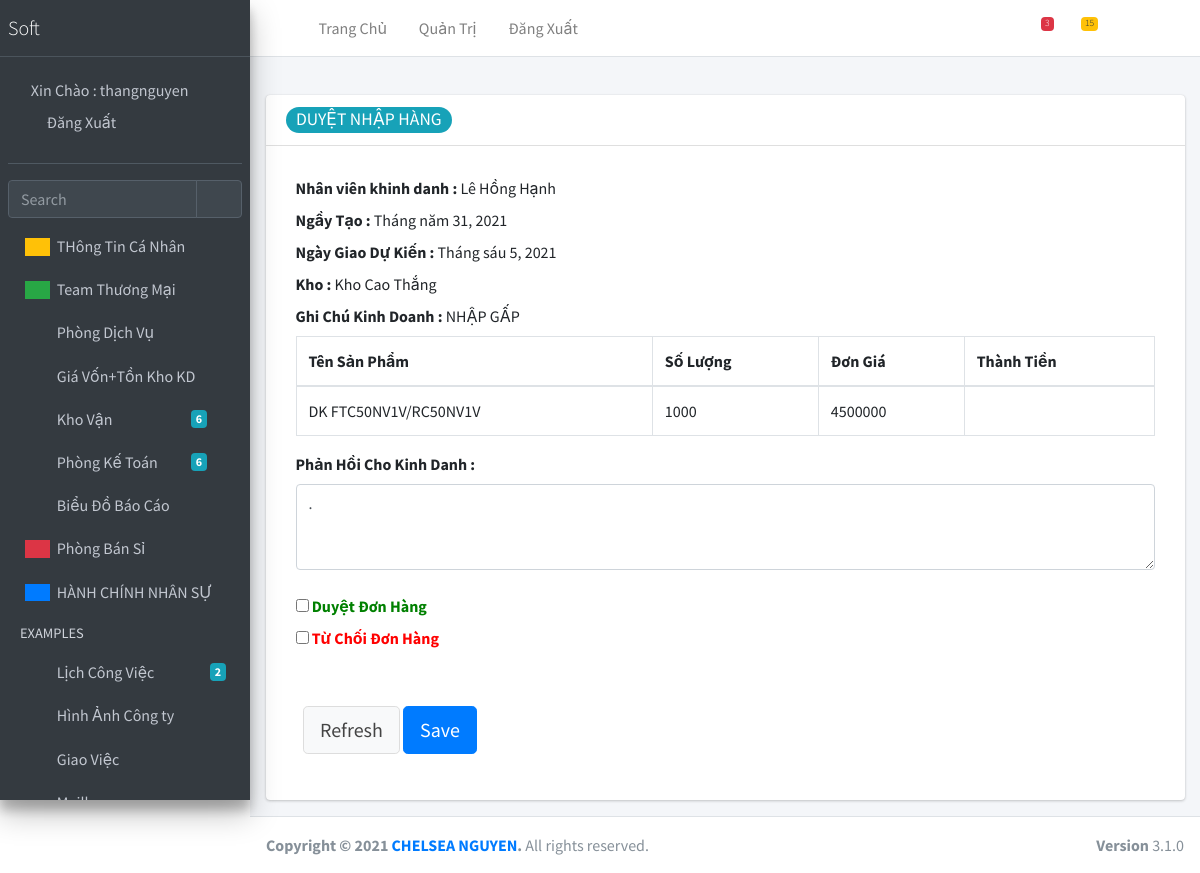
The app's page /duyet-nhap-hang/2 (signed in) with its own data.
### khovan/models.py (models this page shows, shortened)
class Phieunhaphang(models.Model):
    code  =  models.CharField(max_length=200,blank=False,null=False,verbose_name='Barcode',unique=True)
    nhacungcap  =  models.ForeignKey(Nhacungcap, on_delete = models.CASCADE, verbose_name='Nhà cung cấp' )
    noidung = models.JSONField(blank=False,null=False,verbose_name='Nội Dung ')
    username = models.ForeignKey(User, on_delete=models.CASCADE, verbose_name='Tài Khoản')
    nhanvien =  models.CharField(max_length=200,blank=True,null=True,verbose_name='Tên Kinh doanh(không  điền trường này)')
    kho = models.ForeignKey(Khohang, on_delete=models.CASCADE, verbose_name='Kho')
    tinhtrang = models.BooleanField(verbose_name='Duyệt')
    tuchoi = models.BooleanField(verbose_name='Từ Chối')
    thoigiantao = models.DateField()
    thoigiannhanhang = models.DateField()
    ghichu = models.CharField(default=".",max_length=200,blank=False,null=False,verbose_name='Ghi Chú  ')
    phanhoi =  models.CharField(default=".",max_length=200,blank=False,null=False,verbose_name='Phản Hồi  ')
    class Meta:
        verbose_name = "PHIẾU NHẬP XUẤT HÀNG "
        verbose_name_plural = 'PHIẾU NHẬP XUẤT HÀNG'

class Khohang(models.Model):
    tenkho = models.CharField(max_length=200,blank=False,null=False,verbose_name='Tên Kho')
    diachi = models.CharField(max_length=500,blank=True,null=True,verbose_name='Địa Chỉ')
    class Meta:
        verbose_name = "KHO HÀNG "
        verbose_name_plural = 'KHO HÀNG'
    def __str__(self):
        return self.tenkho

### khovan/views.py (the view, shortened to what this page needs)
# urls.py: path('duyet-nhap-hang/<int:code_id>',Duyetnhaphang.as_view(),name='duyetnhaphang'),
class Duyetnhaphang(LoginRequiredMixin, View):
    def get(self, request, code_id):
        user = request.user
        print(request.user.get_full_name)
        if user.username == 'thangnguyen':
            nhaphang = Phieunhaphang.objects.get(pk=code_id)
            form = Nhaphangchuaduyetgaps(instance=nhaphang)
            context = {
                'phieunhaphang': nhaphang,
                'form':form
                }
            return render(request, 'duyetnhaphang.html', context)
        else:
            return HttpResponse("Ban Khong Phai Nguyen Minh Thang")

### khovan/forms.py
class Nhaphangchuaduyetgaps(ModelForm):
    class Meta:
        model = Phieunhaphang
        fields = ['tinhtrang','phanhoi','tuchoi']
        widgets={
            'phanhoi': forms.Textarea(attrs={'class': "form-control", 'rows':"3", 'cols':"3"}),
        }
    def __init__(self, *args, **kwargs):
        super(Nhaphangchuaduyetgaps, self).__init__(*args, **kwargs)

### templates/duyetnhaphang.html (shortened to what this page needs)
{% extends 'base.html'%}
{%load static%}
{%block duyetnhaphang%}
<div class="content-wrapper">
    <section class="content-header">
    </section>
    <section class="content">
        <div class="container-fluid">
            <div class="row">
                <div class="col-12">
                    <div class="card">
                        <div class="card-header">
                            <h3 class="card-title badge badge-pill badge-info">
                              DUYỆT NHẬP HÀNG
                            </h3>
                        </div>
                        <div style="padding:30px;">
                        <form action=" " method="POST" class="form-horizontal" role="form">
                               <div><label>Nhân viên khinh danh  :</label> {{phieunhaphang.nhanvien}}</div>
                               <div><label>Ngầy Tạo   :</label> {{phieunhaphang.thoigiantao}}</div>
                               <div><label>Ngày Giao Dự Kiến  :</label> {{phieunhaphang.thoigiannhanhang}}</div>
                               <div><label>Kho   :</label> {{phieunhaphang.kho}}</div>
                               <div><label>Ghi Chú Kinh Doanh   :</label> {{phieunhaphang.ghichu}}</div>
                               <div>
                                   <table class="table table-hover table-bordered">
                                       <thead>
                                           <tr>
                                               <th>Tên Sản Phẩm</th>
                                               <th>Số Lượng</th>
                                               <th>Đơn Giá</th>
                                               <th>Thành Tiền</th>
                                           </tr>
                                       </thead>
                                       <tbody>
                                           <tr>
                                               <td>{{phieunhaphang.noidung.tenhang_1}}</td>
                                               <td>{{phieunhaphang.noidung.soluong_1}}</td>
                                               <td>{{phieunhaphang.noidung.dongia_1}}</td>
                                               <td></td>
                                           </tr>
                                       </tbody>
                                   </table>
                               </div>
                               <div><label>Phản Hồi Cho Kinh Danh   :</label>{{form.phanhoi}}<br>
                                   <div class="radio">
                                       <label style="color:green;" id='nonhiden'>
                                         {{form.tinhtrang}}
                                           Duyệt Đơn Hàng
                                       </label>
                                       <br>
                                       <label style="color:red; " id='hiden'>
                                            {{form.tuchoi}}
                                           Từ Chối Đơn Hàng
                                       </label>
                                   </div>
                                   <br>
                                <div class="form-group">
                                    <div class="col-sm-10 col-sm-offset-2"><br>
                                      <button type="button" id="load" class="btn btn btn-lg btn-default">Refresh</button>
                                        <button type="submit" class="btn btn-lg btn-primary">Save</button>
                                    </div>
                                </div>
                            </div>
                        </form>
                        </div>
                    </div>
                </div>
            </div>
        </div>
    </section>
</div>
{%endblock%}

### templates/base.html (shortened to what this page needs)
{%load static%}
<!DOCTYPE html>
<html lang="en">
<head>
  <link rel="stylesheet" href="{% static 'plugins/fontawesome-free/css/all.min.css'%}">
  <link rel="stylesheet" href="{% static 'https://code.ionicframework.com/ionicons/2.0.1/css/ionicons.min.css'%}">
  <link rel="stylesheet" href="{% static 'plugins/tempusdominus-bootstrap-4/css/tempusdominus-bootstrap-4.min.css'%}">
  <link rel="stylesheet" href="{% static 'plugins/icheck-bootstrap/icheck-bootstrap.min.css'%}">
  <link rel="stylesheet" href="{% static 'plugins/jqvmap/jqvmap.min.css'%}">
  <link rel="stylesheet" href="{% static 'dist/css/adminlte.min.css'%}">
  <link rel="stylesheet" href="{% static 'plugins/overlayScrollbars/css/OverlayScrollbars.min.css'%}">
  <link rel="stylesheet" href="{% static 'plugins/daterangepicker/daterangepicker.css'%}">
  <link rel="stylesheet" href="{% static 'plugins/summernote/summernote-bs4.min.css'%}">
</head>
<body class="hold-transition sidebar-mini layout-fixed">
<div class="wrapper">
  <nav class="main-header navbar navbar-expand navbar-white navbar-light">
    <ul class="navbar-nav">
      <li class="nav-item">
        <a class="nav-link" data-widget="pushmenu" href="#" role="button"><i class="fas fa-bars"></i></a>
      </li>
      <li class="nav-item d-none d-sm-inline-block">
        <a href="{% url 'index' %}" class="nav-link">Trang Chủ</a>
      </li>
      <li class="nav-item d-none d-sm-inline-block">
        <a href="admin/" class="nav-link">Quản Trị</a>
      </li>
       <li class="nav-item d-none d-sm-inline-block">
        <a href="{% url 'logout' %}" class="nav-link">Đăng Xuất</a>
      </li>
    </ul>
    <ul class="navbar-nav ml-auto">
      <li class="nav-item">
        <a class="nav-link" data-widget="navbar-search" href="#" role="button">
          <i class="fas fa-search"></i>
        </a>
      </li>
      <li class="nav-item dropdown">
        <a class="nav-link" data-toggle="dropdown" href="#">
          <i class="far fa-comments"></i>
          <span class="badge badge-danger navbar-badge">3</span>
        </a>
      </li>
      <li class="nav-item dropdown">
        <a class="nav-link" data-toggle="dropdown" href="#">
          <span class="badge badge-warning navbar-badge">15</span>
        </a>
      </li>
      <li class="nav-item">
        <a class="nav-link" data-widget="fullscreen" href="#" role="button">
          <i class="fas fa-expand-arrows-alt"></i>
        </a>
      </li>
      <li class="nav-item">
        <a class="nav-link" data-widget="control-sidebar" data-slide="true" href="#" role="button">
          <i class="fas fa-th-large"></i>
        </a>
      </li>
    </ul>
  </nav>
  <aside class="main-sidebar sidebar-dark-primary elevation-4">
    <a href="{% url 'index' %}" class="brand-link">
      <span class="brand-text font-weight-light">Soft </span>
    </a>
    <div class="sidebar">
      <div class="user-panel mt-3 pb-3 mb-3 d-flex">
        <div class="image">
        </div>
        <div class="info">
          <a href="#" class="d-block">Xin Chào  : {{user.username}}</a>
          <a href="{% url 'logout' %}" class="nav-link">Đăng Xuất</a>
        </div>
      </div>
      <div class="form-inline">
        <div class="input-group" data-widget="sidebar-search">
          <input class="form-control form-control-sidebar" type="search" placeholder="Search" aria-label="Search">
          <div class="input-group-append">
            <button class="btn btn-sidebar">
              <i class="fas fa-search fa-fw"></i>
            </button>
          </div>
        </div>
      </div>
      <nav class="mt-2">
        <ul class="nav nav-pills nav-sidebar flex-column" data-widget="treeview" role="menu" data-accordion="false">
               <li class="nav-item">
            <a href="#" class="nav-link">
              <i class="nav-icon fas fa-copy info-box-icon bg-warning "></i>
              <p>
                THông Tin Cá Nhân
                <i class="fas fa-angle-left right"></i>
              </p>
            </a>
          </li>
           <li class="nav-item">
            <a href="#" class="nav-link">
              <i class="nav-icon fas fa-copy info-box-icon bg-success"></i>
              <p>
                Team Thương Mại
                <i class="fas fa-angle-left right"></i>
              </p>
            </a>
          </li>
          <li class="nav-item">
            <a href="#" class="nav-link">
              <i class="nav-icon fas fa-copy"></i>
              <p>
                Phòng Dịch Vụ
                <i class="fas fa-angle-left right"></i>
              </p>
            </a>
          </li>
           <li class="nav-item">
            <a href="#" class="nav-link">
              <i class="nav-icon fas fa-copy"></i>
              <p>
                Giá Vốn+Tồn Kho KD
                <i class="fas fa-angle-left right"></i>
              </p>
            </a>
          </li>
          <li class="nav-item">
            <a href="#" class="nav-link">
              <i class="nav-icon fas fa-copy"></i>
              <p>
                Kho Vận
                <i class="fas fa-angle-left right"></i>
                <span class="badge badge-info right">6</span>
              </p>
            </a>
          </li>
          <li class="nav-item">
            <a href="#" class="nav-link">
              <i class="nav-icon fas fa-copy"></i>
              <p>
                Phòng Kế Toán
                <i class="fas fa-angle-left right"></i>
                <span class="badge badge-info right">6</span>
              </p>
            </a>
          </li>
          <li class="nav-item">
            <a href="#" class="nav-link">
              <i class="nav-icon fas fa-chart-pie"></i>
              <p>
                Biểu Đồ Báo Cáo
                <i class="right fas fa-angle-left"></i>
              </p>
            </a>
          </li>
          <li class="nav-item">
            <a href="#" class="nav-link">
              <i class="nav-icon fas fa-tree info-box-icon bg-red"></i>
              <p>
                Phòng Bán Sỉ
                <i class="fas fa-angle-left right"></i>
              </p>
            </a>
          </li>
          <li class="nav-item">
            <a href="#" class="nav-link">
              <i class="nav-icon fas fa-edit  info-box-icon bg-blue"></i>
              <p>
                HÀNH CHÍNH NHÂN SỰ
                <i class="fas fa-angle-left right"></i>
              </p>
            </a>
          </li>
          <li class="nav-header">EXAMPLES</li>
          <li class="nav-item">
            <a href="#" class="nav-link">
              <i class="nav-icon far fa-calendar-alt"></i>
              <p>
                Lịch Công Việc
                <span class="badge badge-info right">2</span>
              </p>
            </a>
          </li>
          <li class="nav-item">
            <a href="#" class="nav-link">
              <i class="nav-icon far fa-image"></i>
              <p>
                Hình Ảnh Công ty
              </p>
            </a>
          </li>
          <li class="nav-item">
            <a href="#" class="nav-link">
              <i class="nav-icon fas fa-columns"></i>
              <p>
                Giao Việc
              </p>
            </a>
          </li>
          <li class="nav-item">
            <a href="#" class="nav-link">
              <i class="nav-icon far fa-envelope"></i>
              <p>
                Mailbox
                <i class="fas fa-angle-left right"></i>
              </p>
            </a>
          </li>
        </ul>
      </nav>
    </div>
  </aside>
  {%block duyetnhaphang%}
  {% endblock %}
  <footer class="main-footer">
    <strong>Copyright &copy; 2021 <a href="https://zalo.me/0979754485">CHELSEA NGUYEN</a>.</strong>
    All rights reserved.
    <div class="float-right d-none d-sm-inline-block">
      <b>Version</b> 3.1.0
    </div>
  </footer>
</div>
</body>
</html>

### records on screen
Phieunhaphang: nhanvien "Lê Hồng Hạnh", thoigiantao "Tháng năm 31, 2021", thoigiannhanhang "Tháng sáu 5, 2021", kho "Kho Cao Thắng", ghichu "NHẬP GẤP", noidung.tenhang_1 "DK FTC50NV1V/RC50NV1V", noidung.soluong_1 "1000", noidung.dongia_1 "4500000", phanhoi "."

### other values on screen
{{ user.username }} "thangnguyen"
